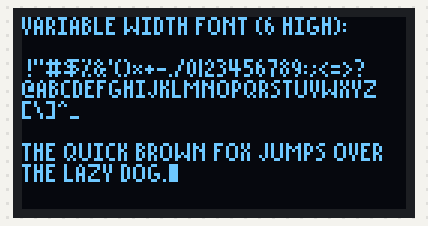
A sketch run on a simulated Arduboy, built with avr-gcc and run on an emulated ATmega32U4. On the bench: 128×64 one-colour display.

Above: at 0.29 s.

The sketch:

VarFont6.ino
```cpp
#include <Arduboy2.h>
#include "VarFont6.h"

Arduboy2 arduboy;
VarFont6 font6;

void setup() {
  arduboy.begin();
  arduboy.setFrameRate(30);
}

void loop() {
  if (!(arduboy.nextFrame()))
    return;
  arduboy.clear();
  font6.setCursor(0,0);
  font6.print(F("VARIABLE WIDTH FONT (6 HIGH):\n\n"));
  font6.print(F(" !\"#$%&'()*+-./0123456789:;<=>?\n"));
  font6.print(F("@ABCDEFGHIJKLMNOPQRSTUVWXYZ\n"));
  font6.print(F("[\\]^_\n\n"));
  font6.print(F("THE QUICK BROWN FOX JUMPS OVER\n"));
  font6.print(F("THE LAZY DOG."));

  // Add a blinking cursor for fun
  if ((arduboy.frameCount & 0x1f) < 16) {
    arduboy.fillRect(font6.cursorX,font6.cursorY,3,6);
  }

  arduboy.display();
}
```

VarFont6.cpp
```cpp
#include "VarFont6.h"

extern Arduboy2 arduboy;

// Variable width font: width 1 to 5 + space.  Height is 6 pixels.
// Each character uses 4 bytes of program memory.
// For width 5, bits 6&7 of bytes 1-3 are used to store the final column data.
// BYTE | BITS 7&6
// 0    | 00       - Width = 2 - 4. E.g. 'A'.
// 0    | 10       - Width = 1 (final column marker). E.g. '!'.
// 0    | x1       - Width = 5. E.g. '$'.
// 1..3 | 10       - Final column, if byte 0 bits 7&6 == 00
// 1    | aa
// 2    | bb
// 3    | cc       - 5th column = ccbbaa, if byte 0 bit 6 == 1


// Contains ASCII #64 – #95 and #32 – #63.
static const unsigned char font[] PROGMEM =
{
  // #064 Symbol '@' (U+0040 Commercial At). Width 4.
  0x1E,  // ▓▓ ▓░░░░▓
  0x21,  // ▓▓ ░▓▓▓▓░
  0x2D,  // ▓▓ ░▓░░▓░
  0xAE,  // *▓ ░▓░░░▓

  // #065 Letter 'A' (U+0041 Latin Capital Letter A). Width 3.
  0x3E,  // ▓▓ ░░░░░▓
  0x09,  // ▓▓ ▓▓░▓▓░
  0xBE,  // *▓ ░░░░░▓
  0x00,  // ▓▓ ▓▓▓▓▓▓

  // #066 Letter 'B' (U+0042 Latin Capital Letter B). Width 3.
  0x3F,  // ▓▓ ░░░░░░
  0x25,  // ▓▓ ░▓▓░▓░
  0x9A,  // *▓ ▓░░▓░▓
  0x00,  // ▓▓ ▓▓▓▓▓▓

  // #067 Letter 'C' (U+0043 Latin Capital Letter C). Width 3.
  0x1E,  // ▓▓ ▓░░░░▓
  0x21,  // ▓▓ ░▓▓▓▓░
  0xA1,  // *▓ ░▓▓▓▓░
  0x00,  // ▓▓ ▓▓▓▓▓▓

  // #068 Letter 'D' (U+0044 Latin Capital Letter D). Width 3.
  0x3F,  // ▓▓ ░░░░░░
  0x21,  // ▓▓ ░▓▓▓▓░
  0x9E,  // *▓ ▓░░░░▓
  0x00,  // ▓▓ ▓▓▓▓▓▓

  // #069 Letter 'E' (U+0045 Latin Capital Letter E). Width 3.
  0x3F,  // ▓▓ ░░░░░░
  0x25,  // ▓▓ ░▓▓░▓░
  0xA1,  // *▓ ░▓▓▓▓░
  0x00,  // ▓▓ ▓▓▓▓▓▓

  // #070 Letter 'F' (U+0046 Latin Capital Letter F). Width 3.
  0x3F,  // ▓▓ ░░░░░░
  0x05,  // ▓▓ ▓▓▓░▓░
  0x81,  // *▓ ▓▓▓▓▓░
  0x00,  // ▓▓ ▓▓▓▓▓▓

  // #071 Letter 'G' (U+0047 Latin Capital Letter G). Width 4.
  0x1E,  // ▓▓ ▓░░░░▓
  0x21,  // ▓▓ ░▓▓▓▓░
  0x29,  // ▓▓ ░▓░▓▓░
  0x98,  // *▓ ▓░░▓▓▓

  // #072 Letter 'H' (U+0048 Latin Capital Letter H). Width 3.
  0x3F,  // ▓▓ ░░░░░░
  0x04,  // ▓▓ ▓▓▓░▓▓
  0xBF,  // *▓ ░░░░░░
  0x00,  // ▓▓ ▓▓▓▓▓▓

  // #073 Letter 'I' (U+0049 Latin Capital Letter I). Width 3.
  0x21,  // ▓▓ ░▓▓▓▓░
  0x3F,  // ▓▓ ░░░░░░
  0xA1,  // *▓ ░▓▓▓▓░
  0x00,  // ▓▓ ▓▓▓▓▓▓

  // #074 Letter 'J' (U+004A Latin Capital Letter J). Width 3.
  0x10,  // ▓▓ ▓░▓▓▓▓
  0x20,  // ▓▓ ░▓▓▓▓▓
  0x9F,  // *▓ ▓░░░░░
  0x00,  // ▓▓ ▓▓▓▓▓▓

  // #075 Letter 'K' (U+004B Latin Capital Letter K). Width 3.
  0x3F,  // ▓▓ ░░░░░░
  0x04,  // ▓▓ ▓▓▓░▓▓
  0xBB,  // *▓ ░░░▓░░
  0x00,  // ▓▓ ▓▓▓▓▓▓

  // #076 Letter 'L' (U+004C Latin Capital Letter L). Width 3.
  0x3F,  // ▓▓ ░░░░░░
  0x20,  // ▓▓ ░▓▓▓▓▓
  0xA0,  // *▓ ░▓▓▓▓▓
  0x00,  // ▓▓ ▓▓▓▓▓▓

  // #077 Letter 'M' (U+004D Latin Capital Letter M). Width 5.
  0x7F,  // ▓* ░░░░░░
  0xC2,  // ░░ ▓▓▓▓░▓
  0xC4,  // ░░ ▓▓▓░▓▓
  0xC2,  // ░░ ▓▓▓▓░▓
         //    ░░░░░░

  // #078 Letter 'N' (U+004E Latin Capital Letter N). Width 4.
  0x3F,  // ▓▓ ░░░░░░
  0x02,  // ▓▓ ▓▓▓▓░▓
  0x04,  // ▓▓ ▓▓▓░▓▓
  0xBF,  // *▓ ░░░░░░

  // #079 Letter 'O' (U+004F Latin Capital Letter O). Width 4.
  0x1E,  // ▓▓ ▓░░░░▓
  0x21,  // ▓▓ ░▓▓▓▓░
  0x21,  // ▓▓ ░▓▓▓▓░
  0x9E,  // *▓ ▓░░░░▓

  // #080 Letter 'P' (U+0050 Latin Capital Letter P). Width 3.
  0x3F,  // ▓▓ ░░░░░░
  0x09,  // ▓▓ ▓▓░▓▓░
  0x86,  // *▓ ▓▓▓░░▓
  0x00,  // ▓▓ ▓▓▓▓▓▓

  // #081 Letter 'Q' (U+0051 Latin Capital Letter Q). Width 4.
  0x1E,  // ▓▓ ▓░░░░▓
  0x21,  // ▓▓ ░▓▓▓▓░
  0x11,  // ▓▓ ▓░▓▓▓░
  0xAE,  // *▓ ░▓░░░▓

  // #082 Letter 'R' (U+0052 Latin Capital Letter R). Width 3.
  0x3F,  // ▓▓ ░░░░░░
  0x09,  // ▓▓ ▓▓░▓▓░
  0xB6,  // *▓ ░░▓░░▓
  0x00,  // ▓▓ ▓▓▓▓▓▓

  // #083 Letter 'S' (U+0053 Latin Capital Letter S). Width 3.
  0x22,  // ▓▓ ░▓▓▓░▓
  0x25,  // ▓▓ ░▓▓░▓░
  0x99,  // *▓ ▓░░▓▓░
  0x00,  // ▓▓ ▓▓▓▓▓▓

  // #084 Letter 'T' (U+0054 Latin Capital Letter T). Width 3.
  0x01,  // ▓▓ ▓▓▓▓▓░
  0x3F,  // ▓▓ ░░░░░░
  0x81,  // *▓ ▓▓▓▓▓░
  0x00,  // ▓▓ ▓▓▓▓▓▓

  // #085 Letter 'U' (U+0055 Latin Capital Letter U). Width 4.
  0x1F,  // ▓▓ ▓░░░░░
  0x20,  // ▓▓ ░▓▓▓▓▓
  0x20,  // ▓▓ ░▓▓▓▓▓
  0x9F,  // *▓ ▓░░░░░

  // #086 Letter 'V' (U+0056 Latin Capital Letter V). Width 3.
  0x0F,  // ▓▓ ▓▓░░░░
  0x30,  // ▓▓ ░░▓▓▓▓
  0x8F,  // *▓ ▓▓░░░░
  0x00,  // ▓▓ ▓▓▓▓▓▓

  // #087 Letter 'W' (U+0057 Latin Capital Letter W). Width 5.
  0x7F,  // ▓* ░░░░░░
  0xD0,  // ░░ ▓░▓▓▓▓
  0xC8,  // ░░ ▓▓░▓▓▓
  0xD0,  // ░░ ▓░▓▓▓▓
         //    ░░░░░░

  // #088 Letter 'X' (U+0058 Latin Capital Letter X). Width 3.
  0x3B,  // ▓▓ ░░░▓░░
  0x04,  // ▓▓ ▓▓▓░▓▓
  0xBB,  // *▓ ░░░▓░░
  0x00,  // ▓▓ ▓▓▓▓▓▓

  // #089 Letter 'Y' (U+0059 Latin Capital Letter Y). Width 3.
  0x07,  // ▓▓ ▓▓▓░░░
  0x38,  // ▓▓ ░░░▓▓▓
  0x87,  // *▓ ▓▓▓░░░
  0x00,  // ▓▓ ▓▓▓▓▓▓

  // #090 Letter 'Z' (U+005A Latin Capital Letter Z). Width 4.
  0x31,  // ▓▓ ░░▓▓▓░
  0x29,  // ▓▓ ░▓░▓▓░
  0x25,  // ▓▓ ░▓▓░▓░
  0xA3,  // *▓ ░▓▓▓░░

  // #091 Symbol '[' (U+005B Left Square Bracket). Width 3.
  0x3F,  // ▓▓ ░░░░░░
  0x21,  // ▓▓ ░▓▓▓▓░
  0xA1,  // *▓ ░▓▓▓▓░
  0x00,  // ▓▓ ▓▓▓▓▓▓

  // #092 Symbol '\' (U+005C Reverse Solidus). Width 3.
  0x03,  // ▓▓ ▓▓▓▓░░
  0x0C,  // ▓▓ ▓▓░░▓▓
  0xB0,  // *▓ ░░▓▓▓▓
  0x00,  // ▓▓ ▓▓▓▓▓▓

  // #093 Symbol ']' (U+005D Right Square Bracket). Width 3.
  0x21,  // ▓▓ ░▓▓▓▓░
  0x21,  // ▓▓ ░▓▓▓▓░
  0xBF,  // *▓ ░░░░░░
  0x00,  // ▓▓ ▓▓▓▓▓▓

  // #094 Symbol '^' (U+005E Circumflex Accent). Width 3.
  0x02,  // ▓▓ ▓▓▓▓░▓
  0x01,  // ▓▓ ▓▓▓▓▓░
  0x82,  // *▓ ▓▓▓▓░▓
  0x00,  // ▓▓ ▓▓▓▓▓▓

  // #095 Symbol '_' (U+005F Low Line). Width 3.
  0x20,  // ▓▓ ░▓▓▓▓▓
  0x20,  // ▓▓ ░▓▓▓▓▓
  0xA0,  // *▓ ░▓▓▓▓▓
  0x00,  // ▓▓ ▓▓▓▓▓▓

  // #032 Other  ' ' (U+0020 Space). Width 1.
  0x80,  // *▓ ▓▓▓▓▓▓
  0x00,  // ▓▓ ▓▓▓▓▓▓
  0x00,  // ▓▓ ▓▓▓▓▓▓
  0x00,  // ▓▓ ▓▓▓▓▓▓

  // #033 Symbol '!' (U+0021 Exclamation Mark). Width 1.
  0xAF,  // *▓ ░▓░░░░
  0x00,  // ▓▓ ▓▓▓▓▓▓
  0x00,  // ▓▓ ▓▓▓▓▓▓
  0x00,  // ▓▓ ▓▓▓▓▓▓

  // #034 Symbol '"' (U+0022 Quotation Mark). Width 3.
  0x03,  // ▓▓ ▓▓▓▓░░
  0x00,  // ▓▓ ▓▓▓▓▓▓
  0x83,  // *▓ ▓▓▓▓░░
  0x00,  // ▓▓ ▓▓▓▓▓▓

  // #035 Symbol '#' (U+0023 Number Sign). Width 5.
  0x52,  // ▓* ▓░▓▓░▓
  0xBF,  // ░▓ ░░░░░░
  0x12,  // ▓▓ ▓░▓▓░▓
  0x7F,  // ▓░ ░░░░░░
         //    ▓░▓▓░▓

  // #036 Symbol '$' (U+0024 Dollar Sign).Width 5.
  0x52,  // ▓* ▓░▓▓░▓
  0x55,  // ▓░ ▓░▓░▓░
  0xBF,  // ░▓ ░░░░░░
  0x15,  // ▓▓ ▓░▓░▓░
         //    ▓▓░▓▓░

  // #037 Symbol '%' (U+0025 Percent Sign). Width 3.
  0x31,  // ▓▓ ░░▓▓▓░
  0x0C,  // ▓▓ ▓▓░░▓▓
  0xA3,  // *▓ ░▓▓▓░░
  0x00,  // ▓▓ ▓▓▓▓▓▓

  // #038 Symbol '&' (U+0026 Ampersand). Width 4.
  0x1A,  // ▓▓ ▓░░▓░▓
  0x25,  // ▓▓ ░▓▓░▓░
  0x1A,  // ▓▓ ▓░░▓░▓
  0xA8,  // *▓ ░▓░▓▓▓

  // #039 Symbol ''' (U+0027 Apostrophe). Width 1.
  0x83,  // *▓ ▓▓▓▓░░
  0x00,  // ▓▓ ▓▓▓▓▓▓
  0x00,  // ▓▓ ▓▓▓▓▓▓
  0x00,  // ▓▓ ▓▓▓▓▓▓

  // #040 Symbol '(' (U+0028 Left Parenthesis). Width 2.
  0x1E,  // ▓▓ ▓░░░░▓
  0xA1,  // *▓ ░▓▓▓▓░
  0x00,  // ▓▓ ▓▓▓▓▓▓
  0x00,  // ▓▓ ▓▓▓▓▓▓

  // #041 Symbol ')' (U+0029 Right Parenthesis). Width 2.
  0x21,  // ▓▓ ░▓▓▓▓░
  0x9E,  // *▓ ▓░░░░▓
  0x00,  // ▓▓ ▓▓▓▓▓▓
  0x00,  // ▓▓ ▓▓▓▓▓▓

  // #042 Symbol '*' (U+002A Asterisk). Width 3.
  0x14,  // ▓▓ ▓░▓░▓▓
  0x08,  // ▓▓ ▓▓░▓▓▓
  0x94,  // *▓ ▓░▓░▓▓
  0x00,  // ▓▓ ▓▓▓▓▓▓

  // #043 Symbol '+' (U+002B Plus Sign). Width 3.
  0x08,  // ▓▓ ▓▓░▓▓▓
  0x1C,  // ▓▓ ▓░░░▓▓
  0x88,  // *▓ ▓▓░▓▓▓
  0x00,  // ▓▓ ▓▓▓▓▓▓

  // #044 Symbol ',' (U+002C Comma). Width 2.
  0x20,  // ▓▓ ░▓▓▓▓▓
  0x90,  // *▓ ▓░▓▓▓▓
  0x00,  // ▓▓ ▓▓▓▓▓▓
  0x00,  // ▓▓ ▓▓▓▓▓▓

  // #045 Symbol '-' (U+002D Hyphen-Minus). Width 3.
  0x08,  // ▓▓ ▓▓░▓▓▓
  0x08,  // ▓▓ ▓▓░▓▓▓
  0x88,  // *▓ ▓▓░▓▓▓
  0x00,  // ▓▓ ▓▓▓▓▓▓

  // #046 Symbol '.' (U+002E Full Stop). Width 1.
  0xA0,  // *▓ ░▓▓▓▓▓
  0x00,  // ▓▓ ▓▓▓▓▓▓
  0x00,  // ▓▓ ▓▓▓▓▓▓
  0x00,  // ▓▓ ▓▓▓▓▓▓

  // #047 Symbol '/' (U+002F Solidus). Width 3.
  0x30,  // ▓▓ ░░▓▓▓▓
  0x0C,  // ▓▓ ▓▓░░▓▓
  0x83,  // *▓ ▓▓▓▓░░
  0x00,  // ▓▓ ▓▓▓▓▓▓

  // #048 Number '0' (U+0030 Digit Zero). Width 3.
  0x1E,  // ▓▓ ▓░░░░▓
  0x21,  // ▓▓ ░▓▓▓▓░
  0x9E,  // *▓ ▓░░░░▓
  0x00,  // ▓▓ ▓▓▓▓▓▓

  // #049 Number '1' (U+0031 Digit One). Width 1.
  0xBF,  // *▓ ░░░░░░
  0x00,  // ▓▓ ▓▓▓▓▓▓
  0x00,  // ▓▓ ▓▓▓▓▓▓
  0x00,  // ▓▓ ▓▓▓▓▓▓

  // #050 Number '2' (U+0032 Digit Two). Width 3.
  0x32,  // ▓▓ ░░▓▓░▓
  0x29,  // ▓▓ ░▓░▓▓░
  0xA6,  // *▓ ░▓▓░░▓
  0x00,  // ▓▓ ▓▓▓▓▓▓

  // #051 Number '3' (U+0033 Digit Three). Width 3.
  0x21,  // ▓▓ ░▓▓▓▓░
  0x25,  // ▓▓ ░▓▓░▓░
  0x9A,  // *▓ ▓░░▓░▓
  0x00,  // ▓▓ ▓▓▓▓▓▓

  // #052 Number '4' (U+0034 Digit Four). Width 4.
  0x0F,  // ▓▓ ▓▓░░░░
  0x08,  // ▓▓ ▓▓░▓▓▓
  0x3F,  // ▓▓ ░░░░░░
  0x88,  // *▓ ▓▓░▓▓▓

  // #053 Number '5' (U+0035 Digit Five). Width 3.
  0x27,  // ▓▓ ░▓▓░░░
  0x25,  // ▓▓ ░▓▓░▓░
  0x99,  // *▓ ▓░░▓▓░
  0x00,  // ▓▓ ▓▓▓▓▓▓

  // #054 Number '6' (U+0036 Digit Six). Width 3.
  0x1E,  // ▓▓ ▓░░░░▓
  0x25,  // ▓▓ ░▓▓░▓░
  0x98,  // *▓ ▓░░▓▓▓
  0x00,  // ▓▓ ▓▓▓▓▓▓

  // #055 Number '7' (U+0037 Digit Seven). Width 3.
  0x01,  // ▓▓ ▓▓▓▓▓░
  0x39,  // ▓▓ ░░░▓▓░
  0x87,  // *▓ ▓▓▓░░░
  0x00,  // ▓▓ ▓▓▓▓▓▓

  // #056 Number '8' (U+0038 Digit Eight). Width 3.
  0x1A,  // ▓▓ ▓░░▓░▓
  0x25,  // ▓▓ ░▓▓░▓░
  0x9A,  // *▓ ▓░░▓░▓
  0x00,  // ▓▓ ▓▓▓▓▓▓

  // #057 Number '9' (U+0039 Digit Nine). Width 3.
  0x06,  // ▓▓ ▓▓▓░░▓
  0x29,  // ▓▓ ░▓░▓▓░
  0x9E,  // *▓ ▓░░░░▓
  0x00,  // ▓▓ ▓▓▓▓▓▓

  // #058 Symbol ':' (U+003A Colon). Width 1.
  0x94,  // *▓ ▓░▓░▓▓
  0x00,  // ▓▓ ▓▓▓▓▓▓
  0x00,  // ▓▓ ▓▓▓▓▓▓
  0x00,  // ▓▓ ▓▓▓▓▓▓

  // #059 Symbol ';' (U+003B Semicolon). Width 2.
  0x20,  // ▓▓ ░▓▓▓▓▓
  0x94,  // *▓ ▓░▓░▓▓
  0x00,  // ▓▓ ▓▓▓▓▓▓
  0x00,  // ▓▓ ▓▓▓▓▓▓

  // #060 Symbol '<' (U+003C Less-Than Sign). Width 3.
  0x08,  // ▓▓ ▓▓░▓▓▓
  0x14,  // ▓▓ ▓░▓░▓▓
  0xA2,  // *▓ ░▓▓▓░▓
  0x00,  // ▓▓ ▓▓▓▓▓▓

  // #061 Symbol '=' (U+003D Equals Sign). Width 3.
  0x14,  // ▓▓ ▓░▓░▓▓
  0x14,  // ▓▓ ▓░▓░▓▓
  0x94,  // *▓ ▓░▓░▓▓
  0x00,  // ▓▓ ▓▓▓▓▓▓

  // #062 Symbol '>' (U+003E Greater-Than Sign). Width 3.
  0x22,  // ▓▓ ░▓▓▓░▓
  0x14,  // ▓▓ ▓░▓░▓▓
  0x88,  // *▓ ▓▓░▓▓▓
  0x00,  // ▓▓ ▓▓▓▓▓▓

  // #063 Symbol '?' (U+003F Question Mark). Width 3.
  0x01,  // ▓▓ ▓▓▓▓▓░
  0x29,  // ▓▓ ░▓░▓▓░
  0x86,  // *▓ ▓▓▓░░▓
  0x00   // ▓▓ ▓▓▓▓▓▓

};

size_t VarFont6::write(uint8_t c) {
  if (c == '\n')      { cursorX = baseX; cursorY += lineHeight; }
  else {
    size_t width = printChar(c, cursorX, cursorY);
    cursorX += width + letterSpacing;
  }
  return 1;
}

size_t VarFont6::printChar(char c, int8_t x, int8_t y) {
  // Index into font (map lowercase to uppercase)
  uint8_t fontIndex = (c & ((c < 96) ? 0x3f : 0x1f)) * 4;

  // Y offset
  uint8_t offset = y & 0x7;

  // Pointer into screen buffer
  uint16_t screenIndex = WIDTH * (y >> 3) + x;

  uint8_t fifthCol = 0;
  bool    useFifth = false;

  for (uint8_t i=0 ; i < 5; i++) {
    uint8_t data, column;
    if (i < 4) {
      data = pgm_read_byte(font + fontIndex + i);
      column = data & 0x3f; // 6 bits
      fifthCol = (fifthCol >> 2) | (data & 0xc0); // Save upper bits
      if (i==0) {
        useFifth = (data & fiveWideBit) != 0;
      }
    }
    else {
      data = 0;
      column = fifthCol >> 2;
    }

    if (screenIndex < WIDTH*(HEIGHT>>3))
      if (inverse) {
        arduboy.sBuffer[screenIndex] &= ~(column << offset);
      } else {
        arduboy.sBuffer[screenIndex] |= column << offset;
      }
    if ((offset > 1) && (screenIndex + 128 < WIDTH*(HEIGHT>>3))) {
      if (inverse) {
        arduboy.sBuffer[screenIndex+128] &= ~(column >> (8 - offset));
      } else {
        arduboy.sBuffer[screenIndex+128] |= column >> (8 - offset);
      }
    }
    if (!useFifth && ((data & stopBit) != 0)) {
      return i+1;
    }
    screenIndex++;
  }
  return 5; // max width
}

void VarFont6::setCursor(int8_t x, int8_t y) {
  cursorX = x;
  baseX = x;
  cursorY = y;
}

void VarFont6::setInverse(bool inv) {
  inverse = inv;
}
```

VarFont6.h
```cpp
#pragma once
#include <Arduboy2.h>

class VarFont6 : public Print {
  public:
    virtual size_t write(uint8_t); // used by the Arduino Print class
    size_t printChar(char c, int8_t x, int8_t y);
    void setCursor(int8_t x, int8_t y);
    void setInverse(bool inv);

    int8_t cursorX = 0;
    int8_t cursorY = 0;
    bool inverse = false;

  private:
    static const uint8_t lineHeight = 7;
    static const uint8_t letterSpacing = 1;
    static const uint8_t stopBit = 0x80;
    static const uint8_t fiveWideBit = 0x40;
    int8_t baseX = 0;
};
```

Measured:
- what the display in image 0 shows lasts 0.5 s, from 0.0 s to 0.5 s
